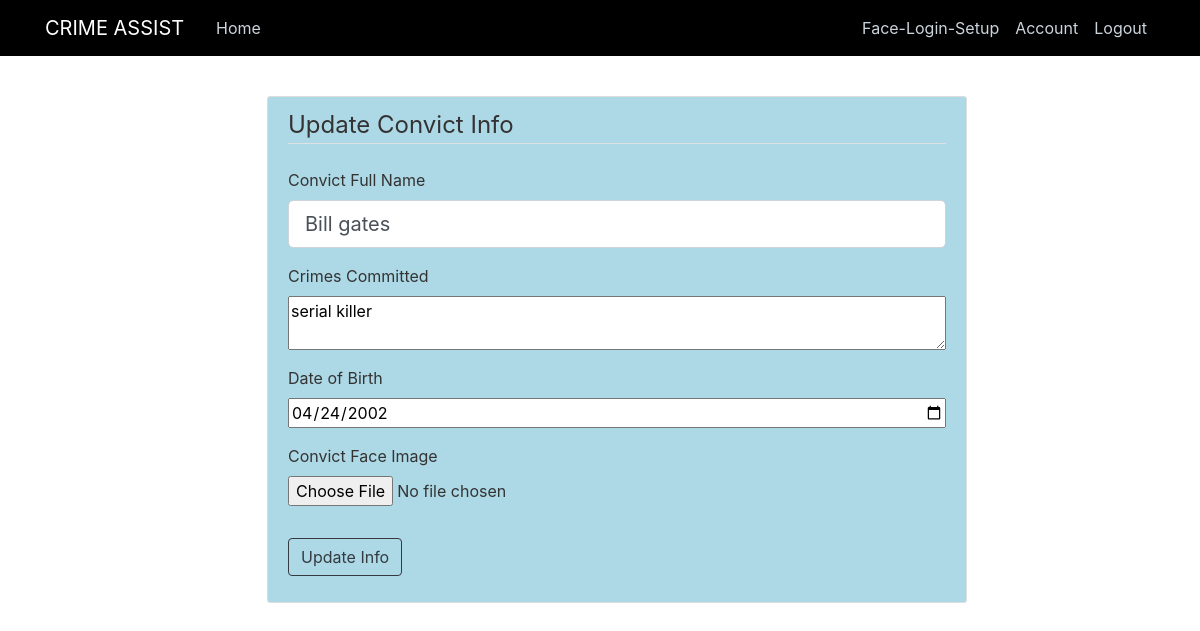
Before: /updateConvictInfo/3 (signed in) with the older database file.
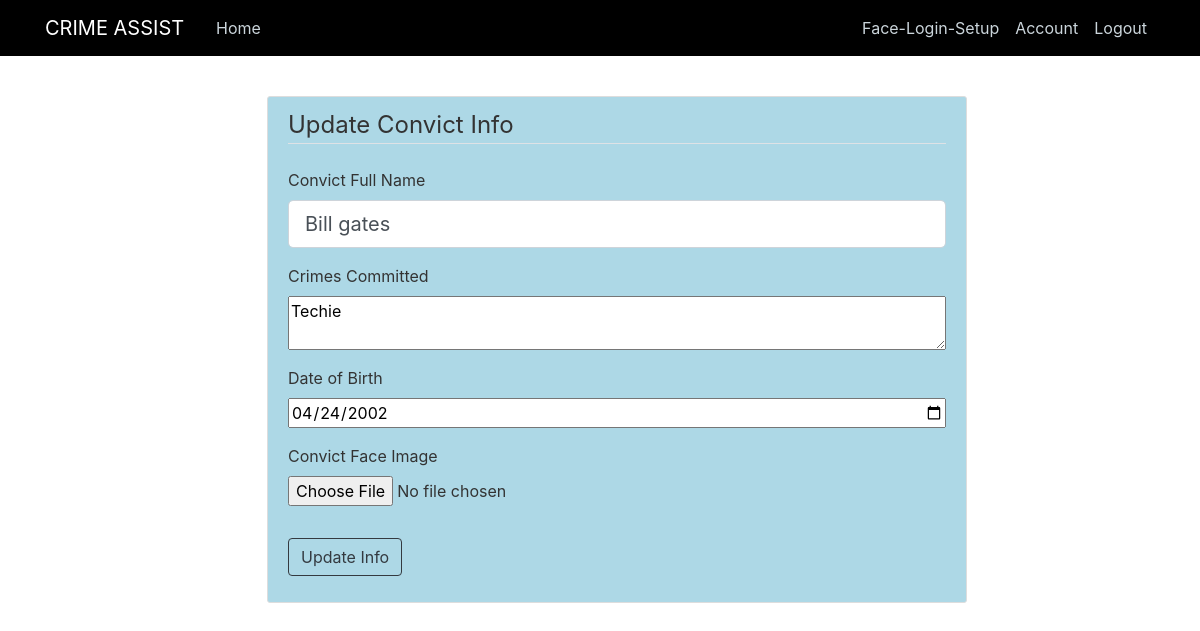
After: the same page with the newer database file.
### crimeassist/models.py (models this page shows, shortened)
class Convict(db.Model):
    id = db.Column(db.Integer,primary_key=True)
    name = db.Column(db.String(25),nullable=False)
    dob = db.Column(db.Date ,nullable = False)
    profile_image = db.Column(db.String(20),nullable=False)
    crimes = db.Column(db.Text,nullable=False)
    images = db.relationship('ConvictImage', backref = 'person', lazy=True)

### crimeassist/routes.py (the view)
@app.route('/updateConvictInfo/<int:convict_id>', methods=['POST', 'GET'])
@login_required
def updateConvictInfo(convict_id):
    imghex = secrets.token_hex(8)
    picture_file  = str(imghex) + '.jpg'
    convict = Convict.query.get_or_404(convict_id)
    form = UpdateConvictForm()
    if form.validate_on_submit():
        if form.profile_image.data:
            save_convict_picture(form.profile_image.data, imghex)
            convict.profile_image=picture_file
            img = ConvictImage.query.get_or_404(convict.id)
            loc = "D:\Flask\crimeassist\static\convict_pics"
            path1 = os.path.join(loc,img.image_file)
            os.remove(path1)
            img.image_file = picture_file
        convict.name = form.name.data
        convict.crimes = form.crimes.data
        convict.dob = form.dob.data
        db.session.commit()
        generate_convict_encodings()
        flash('Convict info Updated successfully!','success')
        return redirect(url_for('update'))
    elif request.method == 'GET':
        form.name.data = convict.name
        form.crimes.data  =convict.crimes
        form.dob.data =convict.dob
        form.profile_image.data =convict.profile_image
    return render_template('updateConvictInfo.html',title='Update Info', form=form)

### crimeassist/forms.py
class UpdateConvictForm(FlaskForm):
    name = StringField('Convict Full Name',
                            validators=[DataRequired() , Length(min=2, max=25) ])
    dob = DateField('Date of Birth',validators=[DataRequired()])
    profile_image  = FileField('Convict Face Image', validators =[FileAllowed(['jpg','png'])])
    crimes = TextAreaField('Crimes Committed',validators=[DataRequired()] )
    submit  = SubmitField('Update Info')

### crimeassist/models.py (called while the page is built)
@login_manager.user_loader
def load_user(user_id):
    return User.query.get(user_id)

### crimeassist/templates/updateConvictInfo.html (shortened to what this page needs)
{% extends 'layout.html' %}
{% block content %}
<div class="content-section">
    <form action="" method="POST" enctype="multipart/form-data">
        <fieldset class="form-group">
            <legend class="border-bottom mb-4">Update Convict Info</legend>
            <div class="form-group">
                {{ form.name.label(class="form-control-label") }}
                {% if form.name.errors %}
                {{ form.name(class="form-control form-control-lg is-invalid") }}
                <div class="invalid-feedback">
                    {% for error in form.name.errors %}
                    <span>{{ error }}</span>
                    {% endfor %}
                </div>
                {% else %}
                {{ form.name(class="form-control form-control-lg") }}
                {% endif %}
            </div>
            <div class="form-group">
                {{ form.crimes.label() }}
                {{ form.crimes(class='form-control-file') }}
            </div>
            <div class="form-group">
                {{ form.dob.label() }}
                {{ form.dob(class='form-control-file') }}
            </div>
            <div class="form-group">
                {{ form.profile_image.label() }}
                {{ form.profile_image(class='form-control-file') }}
            </div>
        </fieldset>
        <div class="form-group">
            {{ form.submit(class="btn btn-outline-dark") }}
        </div>
    </form>
    {% endblock content%}

Changed rows visible on the page:
changed Convict "Bill gates": crimes "serial killer" → "Techie"
